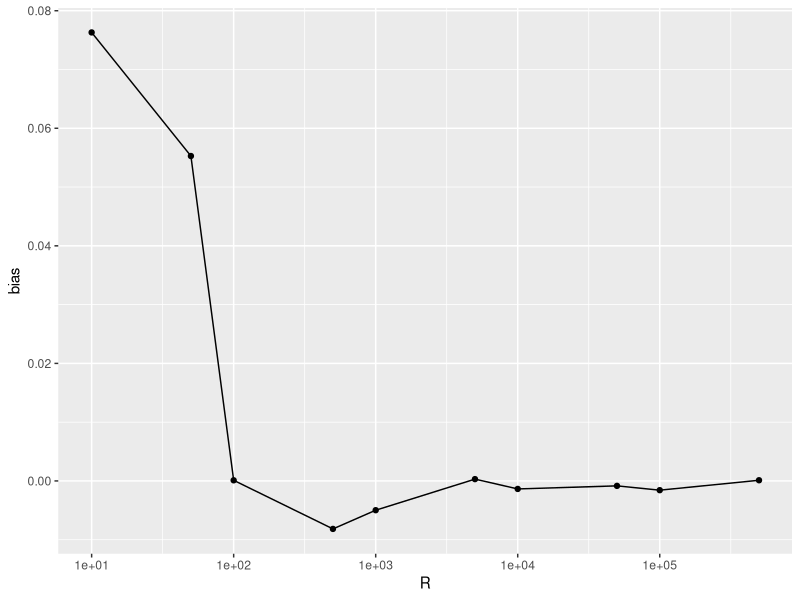
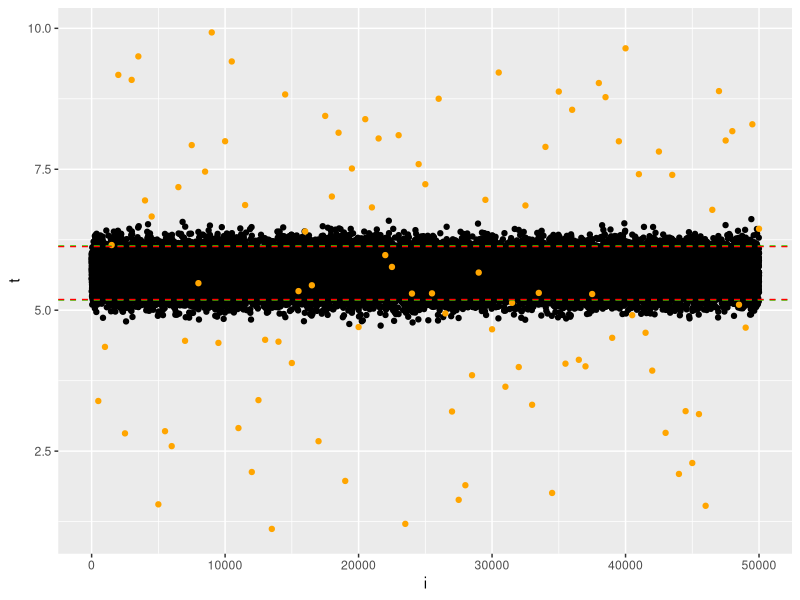
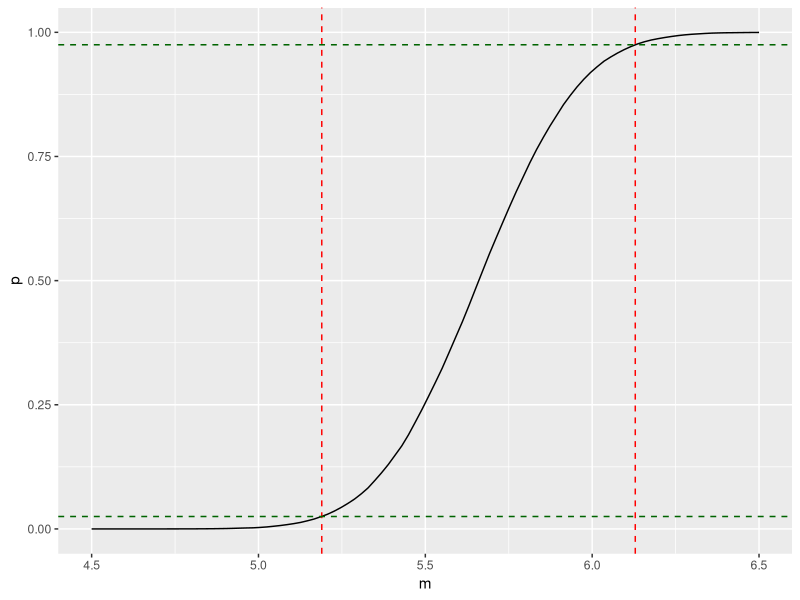
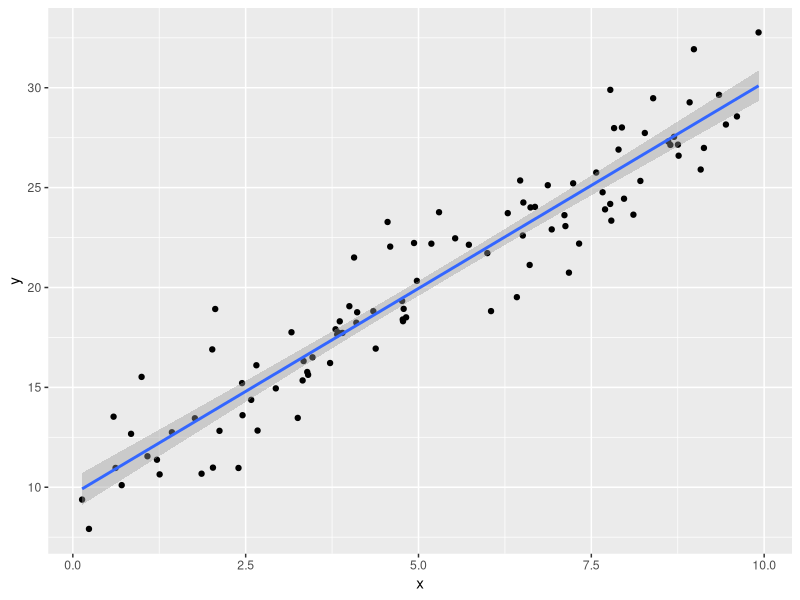
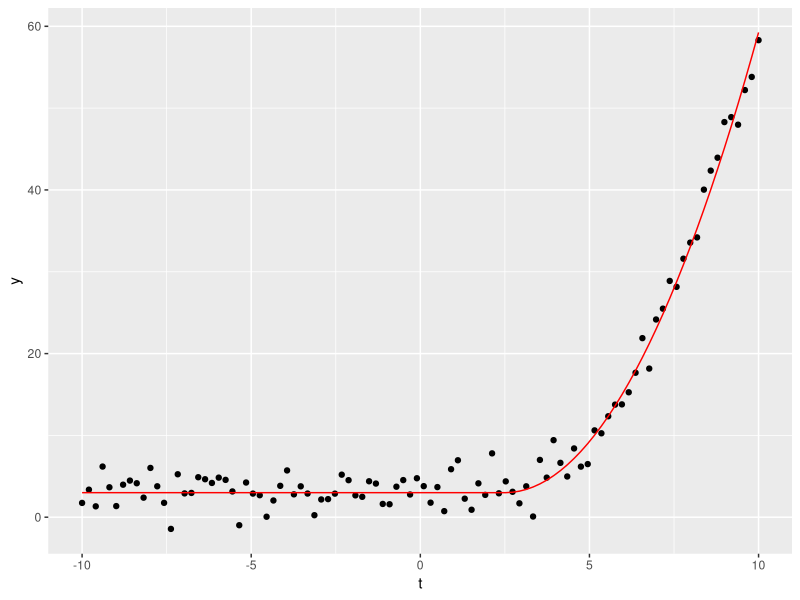
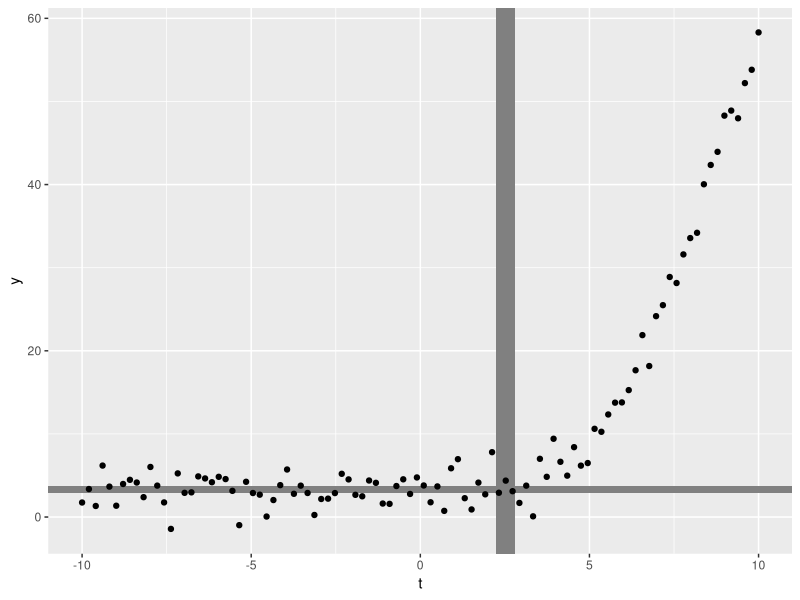
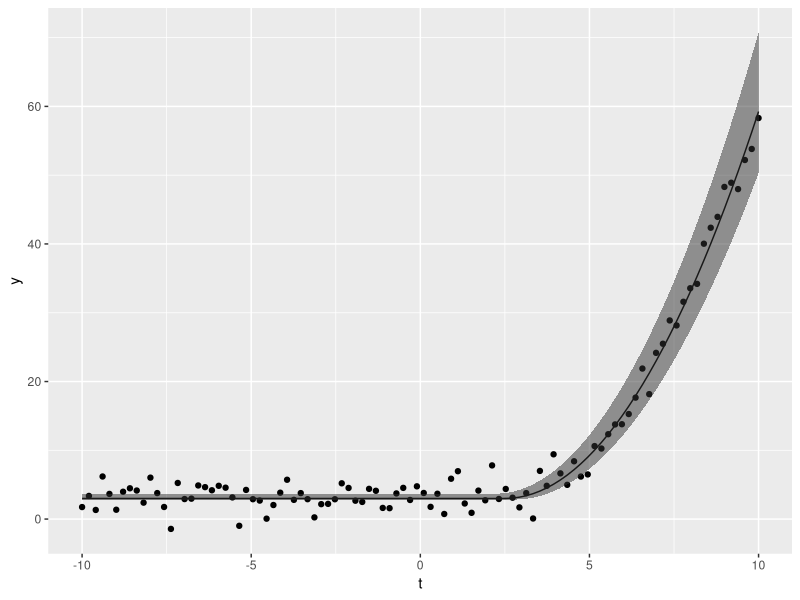

These figures' R source, in order:
## ---- chunk 1
knitr::opts_chunk$set(
  echo = TRUE,
  fig.align = "center",
  fig.dim = c(8, 5), # rapporto L/H figure
  out.width="10cm"   # dimensioni effettive figure
)

library(tidyverse)
library(boot)
## ---- chunk 2
set.seed(1)
R <- 50000
data <- runif(100, 1, 10)

data.b <- boot(
  data,
  statistic = \(x, i) mean( x[i] ),
  R = R
)

data.b
## ---- chunk 3
mean(data.b$t)
## ---- chunk 4
mean(data.b$t) - mean(data)
## ---- chunk 5
# inizializzo una tibble
bias <- tibble(R=NA, bias=NA)
# ripeto il boot per una sequenza crescente di valori di R:
for (r in c(10, 50, 100, 500, 1000, 5000, 10000, 50000, 100000, 500000)) {
  d.b <- boot(data, statistic = \(x, i) mean( x[i] ), R = r)
  b <- mean(d.b$t) - d.b$t0
  bias <- bias %>% add_case(R=r, bias=b)
} 
bias <- slice_tail(bias, n=-1) # Rimuovo la prima riga che contiene NA
## ---- chunk 6
bias %>% 
  ggplot(aes(x=R, y=bias)) + 
  geom_line() + 
  geom_point() + 
  scale_x_log10()
## ---- chunk 7
(data.ci <- boot.ci(data.b, conf=0.95, type="perc"))
## ---- chunk 8
(data.tt <- t.test(data))
## ---- chunk 9
ci <- data.ci$percent[4:5]
ci.tt <- data.tt$conf.int


tibble(
  i = 1:R,
  t = data.b$t
) %>% 
  ggplot(aes(x = i, y = t)) + 
  geom_point() + 
  geom_point(data=tibble(i=1:100 * 500, t=data), color="orange") +
  geom_hline(yintercept=ci.tt, color="green", linetype=2) +
  geom_hline(yintercept=ci, color="red", linetype=2) 
## ---- chunk 10
tibble(
  m = seq(4.5, 6.5, length.out=100),
  p = ecdf(data.b$t)(m)
) %>% 
  ggplot(aes(x=m, y=p)) + 
  geom_line() +
  geom_vline(xintercept=ci, color="red", linetype=2) +
  geom_hline(yintercept=c(2.5, 97.5)/100, linetype=2, color="darkgreen")
## ---- chunk 11
set.seed(1)
k <- c(a=10, b=2)
N <- 100
data <- tibble(
  x = runif(N, 0, 10),
  y = k["a"] + k["b"] * x + rnorm(N, sd=2)
)

data %>% 
  ggplot(aes(x=x, y=y)) + 
  geom_point() + 
  geom_smooth(method="lm", formula=y~x)
## ---- chunk 12
lm(y~x, data=data) %>% coef()
## ---- chunk 13
linfit <- function(data) {
  N <- length(data$x)
  A <- matrix(c(rep(1, N), data$x), nrow=N, byrow=F)
  res <- as.vector(MASS::ginv(A) %*% data$y)
  names(res) <- c("a", "b")
  return(res)
}
linfit(data)
## ---- chunk 14
data.b <- boot(
  data,
  statistic = \(x, i) linfit(x[i,]),
  R = 10000
)
data.b
## ---- chunk 15
boot.ci(data.b, type="perc", index=1) # c.i. per a
boot.ci(data.b, type="perc", index=2) # c.i. per b
## ---- chunk 16
f <- function(t, t0=0, bias=0, a=1) {
  b <-  -2 * a * t0
  c <- bias + a * t0^2
  y <- a * t^2 + b*t + c
  return(ifelse(t < t0, bias, y))
}
## ---- chunk 17
set.seed(1)
contact <- 2.5
bias <- 3
a <- 1

data <- tibble(
  t = seq(-10, 10, length.out=100),
  yn = f(t, contact, bias, a),
  y = yn + rnorm(length(t), sd=2)
)

data %>% 
  ggplot(aes(x=t, y=y)) + 
  geom_point() + 
  geom_line(aes(y=yn), color="red")

## ---- chunk 18
fit <- nls(
  y~f(t, t0, b, a), 
  data=data, 
  start=list(
    t0 = 0,
    b = 0,
    a = 1
  ))

summary(fit)
## ---- chunk 19
coef(fit)
## ---- chunk 20
stats <- function(data) {
  fit <- nls(
  y~f(t, t0, b, a), 
  data=data, 
  start=list(
    t0 = 0,
    b = 0,
    a = 1
  ))
  return(coef(fit))
}

stats(data)
## ---- chunk 21
data.b = boot(data, R=10000, statistic = \(x, i) stats(x[i,]) )
ci <- list(
  t0 = boot.ci(data.b, type="perc", index=1)$percent[4:5],
  bias = boot.ci(data.b, type="perc", index=2)$percent[4:5],
  a = boot.ci(data.b, type="perc", index=3)$percent[4:5]
)
ci
## ---- chunk 22
data %>% 
  ggplot(aes(x=t, y=y)) + 
  geom_rect(
    xmin=ci$t0[1], 
    xmax=ci$t0[2], 
    ymin=-Inf, 
    ymax=Inf, 
    fill=gray(1/2)
  ) +
  geom_rect(
    xmin=-Inf, 
    xmax=Inf, 
    ymin=ci$bias[1], 
    ymax=ci$bias[2], 
    fill=gray(1/2)
  ) +
  geom_point()
## ---- chunk 23
f_conf <- function(t, f, ci) {
  df <- expand.grid(ci) %>% 
    mutate(f = f(t, t0, bias, a))
  return(list(lwr = min(df$f), upr = max(df$f)))
}
## ---- chunk 24
data %>% 
  mutate(rng = map(t, ~ f_conf(., f, ci))) %>% 
  head()
## ---- chunk 25
data %>% 
  mutate(rng = map(t, ~ f_conf(., f, ci))) %>%
  unnest_wider(rng) %>% 
  head()
## ---- chunk 26
data %>% 
  mutate(rng = map(t, ~ f_conf(., f, ci))) %>%
  unnest_wider(rng) %>% 
  ggplot(aes(x=t, y=y)) + 
  geom_point() + 
  geom_line(aes(y=yn)) + 
  geom_ribbon(aes(ymin=lwr, ymax=upr), alpha=1/2)
